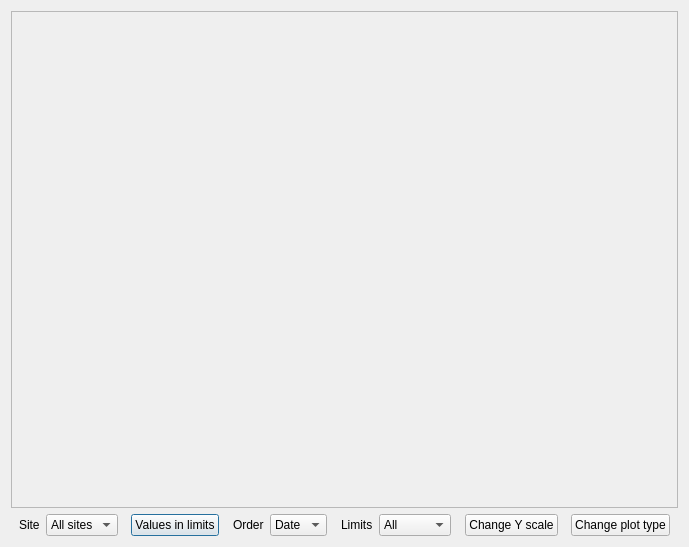
<?xml version="1.0" encoding="UTF-8"?>
<ui version="4.0">
 <class>Dialog</class>
 <widget class="QDialog" name="Dialog">
  <property name="geometry">
   <rect>
    <x>0</x>
    <y>0</y>
    <width>689</width>
    <height>547</height>
   </rect>
  </property>
  <property name="windowTitle">
   <string>Plot</string>
  </property>
  <layout class="QHBoxLayout" name="horizontalLayout">
   <item>
    <layout class="QVBoxLayout" name="verticalLayout" stretch="1,0">
     <item>
      <widget class="QFrame" name="plotFrame">
       <property name="statusTip">
        <string/>
       </property>
       <property name="autoFillBackground">
        <bool>true</bool>
       </property>
       <property name="frameShape">
        <enum>QFrame::StyledPanel</enum>
       </property>
       <property name="frameShadow">
        <enum>QFrame::Plain</enum>
       </property>
      </widget>
     </item>
     <item>
      <layout class="QHBoxLayout" name="horizontalLayout">
       <item>
        <spacer name="horizontalSpacer_3">
         <property name="orientation">
          <enum>Qt::Horizontal</enum>
         </property>
         <property name="sizeHint" stdset="0">
          <size>
           <width>40</width>
           <height>20</height>
          </size>
         </property>
        </spacer>
       </item>
       <item>
        <widget class="QLabel" name="siteLabel">
         <property name="text">
          <string>Site</string>
         </property>
        </widget>
       </item>
       <item>
        <widget class="QComboBox" name="selectSiteComboBox">
         <property name="statusTip">
          <string/>
         </property>
         <item>
          <property name="text">
           <string>All sites</string>
          </property>
         </item>
        </widget>
       </item>
       <item>
        <spacer name="horizontalSpacer_4">
         <property name="orientation">
          <enum>Qt::Horizontal</enum>
         </property>
         <property name="sizeHint" stdset="0">
          <size>
           <width>40</width>
           <height>20</height>
          </size>
         </property>
        </spacer>
       </item>
       <item>
        <widget class="QPushButton" name="valuesInLimitsButton">
         <property name="text">
          <string>Values in limits</string>
         </property>
         <property name="checkable">
          <bool>true</bool>
         </property>
        </widget>
       </item>
       <item>
        <spacer name="horizontalSpacer_7">
         <property name="orientation">
          <enum>Qt::Horizontal</enum>
         </property>
         <property name="sizeHint" stdset="0">
          <size>
           <width>40</width>
           <height>20</height>
          </size>
         </property>
        </spacer>
       </item>
       <item>
        <widget class="QLabel" name="plotOrderByLabel">
         <property name="text">
          <string>Order</string>
         </property>
        </widget>
       </item>
       <item>
        <widget class="QComboBox" name="plotOrderByComboBox">
         <property name="statusTip">
          <string/>
         </property>
         <item>
          <property name="text">
           <string>Date</string>
          </property>
         </item>
         <item>
          <property name="text">
           <string>Sites</string>
          </property>
         </item>
        </widget>
       </item>
       <item>
        <spacer name="horizontalSpacer_6">
         <property name="orientation">
          <enum>Qt::Horizontal</enum>
         </property>
         <property name="sizeHint" stdset="0">
          <size>
           <width>40</width>
           <height>20</height>
          </size>
         </property>
        </spacer>
       </item>
       <item>
        <widget class="QLabel" name="limitsLabel">
         <property name="text">
          <string>Limits</string>
         </property>
        </widget>
       </item>
       <item>
        <widget class="QComboBox" name="selectLimitsComboBox">
         <item>
          <property name="text">
           <string>All</string>
          </property>
         </item>
         <item>
          <property name="text">
           <string>Oldest</string>
          </property>
         </item>
         <item>
          <property name="text">
           <string>Newest</string>
          </property>
         </item>
        </widget>
       </item>
       <item>
        <spacer name="horizontalSpacer_5">
         <property name="orientation">
          <enum>Qt::Horizontal</enum>
         </property>
         <property name="sizeHint" stdset="0">
          <size>
           <width>40</width>
           <height>20</height>
          </size>
         </property>
        </spacer>
       </item>
       <item>
        <widget class="QPushButton" name="changeYScaleButton">
         <property name="statusTip">
          <string/>
         </property>
         <property name="text">
          <string>Change Y scale</string>
         </property>
        </widget>
       </item>
       <item>
        <spacer name="horizontalSpacer">
         <property name="orientation">
          <enum>Qt::Horizontal</enum>
         </property>
         <property name="sizeHint" stdset="0">
          <size>
           <width>40</width>
           <height>20</height>
          </size>
         </property>
        </spacer>
       </item>
       <item>
        <widget class="QPushButton" name="changePlotButton">
         <property name="statusTip">
          <string/>
         </property>
         <property name="text">
          <string>Change plot type</string>
         </property>
        </widget>
       </item>
       <item>
        <spacer name="horizontalSpacer_2">
         <property name="orientation">
          <enum>Qt::Horizontal</enum>
         </property>
         <property name="sizeHint" stdset="0">
          <size>
           <width>40</width>
           <height>20</height>
          </size>
         </property>
        </spacer>
       </item>
      </layout>
     </item>
    </layout>
   </item>
  </layout>
 </widget>
 <resources/>
 <connections/>
</ui>
